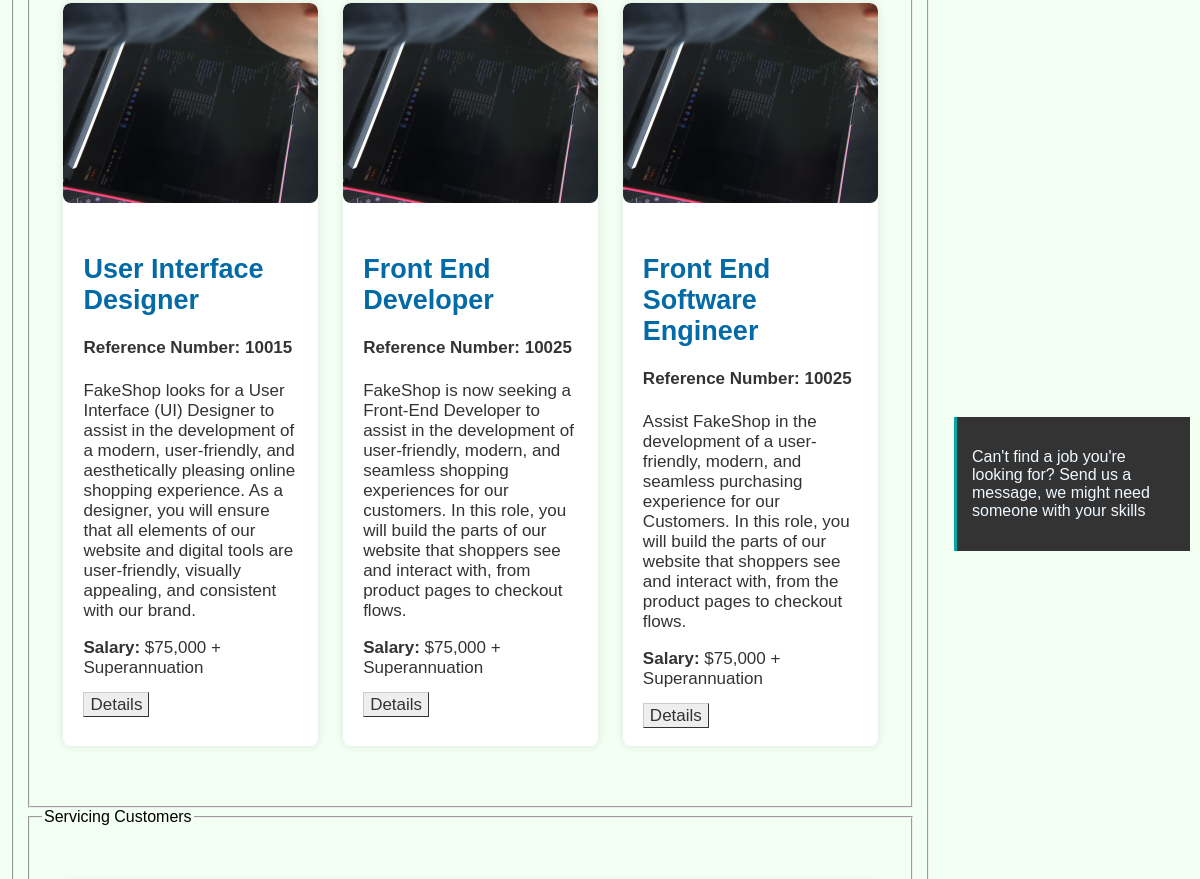
Before: /jobs.php (middle part) with the older database file.
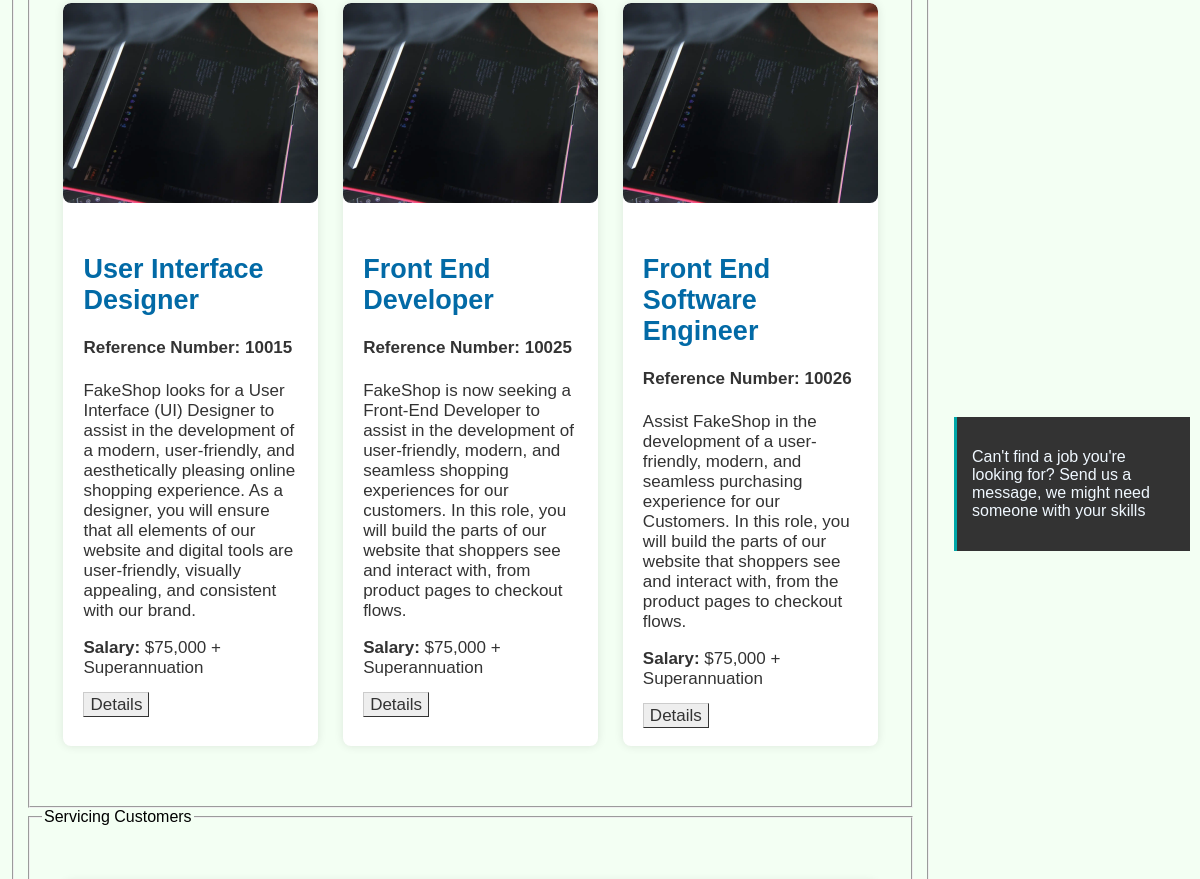
After: the same page with the newer database file.
### tables this page shows
CREATE TABLE IF NOT EXISTS `jobslisting` (
  `id` int(11) NOT NULL AUTO_INCREMENT,
  `job_name` varchar(100) NOT NULL,
  `reference_number` int(11) NOT NULL,
  `job_type` varchar(50) NOT NULL,
  `location` varchar(50) NOT NULL,
  `salary` varchar(100) NOT NULL,
  `job_description` text NOT NULL,
  `key_responsibilities` text NOT NULL,
  `essential_requirements` text NOT NULL,
  `preferred_requirements` text NOT NULL,
  `category` varchar(100) NOT NULL,
  PRIMARY KEY (`id`)
);

### jobs.php (the view, shortened to what this page needs)
<?php
include_once('settings.php');
$conn = mysqli_connect($host, $user, $pwd, $sql_db);
$search = "";
$query = "SELECT * FROM jobslisting WHERE job_name LIKE '%$search%'";
$result = mysqli_query($conn, $query);
?>
<!doctype html>
<html lang="en">
<head>
	<link rel="stylesheet" href="style/style.css" />
</head>
<body>
	<div class="content-area">
		<div class="aside-container">
			<aside class="not-found">
				<p>
					Can't find a job you're looking for? Send us a message, we might
					need someone with your skills
				</p>
			</aside>
		</div>
		<fieldset>
			<?php
			$current_category = "";
			while ($row = mysqli_fetch_assoc($result)) {
				if ($row['category'] == 'Back End Development') {
					$image = 'BackendDev.webp';
				} else if ($row['category'] == 'Front End Development') {
					$image = 'FrontEnd.webp';
				} else if ($row['category'] == 'Servicing Customers') {
					$image = 'CustomerSupport.JPG';
				} else {
					$image = 'DefaultJobImage.jpg';
				}
				if ($row['category'] != $current_category) {
					if ($current_category != "") {
						echo "</div></fieldset>";
					}
					$current_category = $row['category'];
					echo "<fieldset>";
					echo "<legend>" . htmlspecialchars($current_category) . "</legend>";
					echo "<div class='card-container'>";
				}
				echo ' <div class="card">
								<img src="images/' . $image . '" alt="' . htmlspecialchars($row['job_name']) . '" width="200" height="200" />
								<div class="card-content">
									<h3><strong>' . htmlspecialchars($row['job_name']) . '</strong></h3>
									<h4><strong>Reference Number: ' . $row['reference_number'] . '</strong></h4>
									<p>' . htmlspecialchars($row['job_description']) . '</p>
									<p><strong>Salary:</strong> ' . htmlspecialchars($row['salary']) . '</p>
									<a href="#job-popup-' . $row['id'] . '" class="button-style">Details</a>
								</div>
							</div>';
			}
			if ($current_category != "") {
				echo "</div></fieldset>";
			}
			?>
		</fieldset>
</body>
</html>

Changed rows visible on the page:
changed jobslisting "Front End Software Engineer": reference_number "10025" → "10026"
